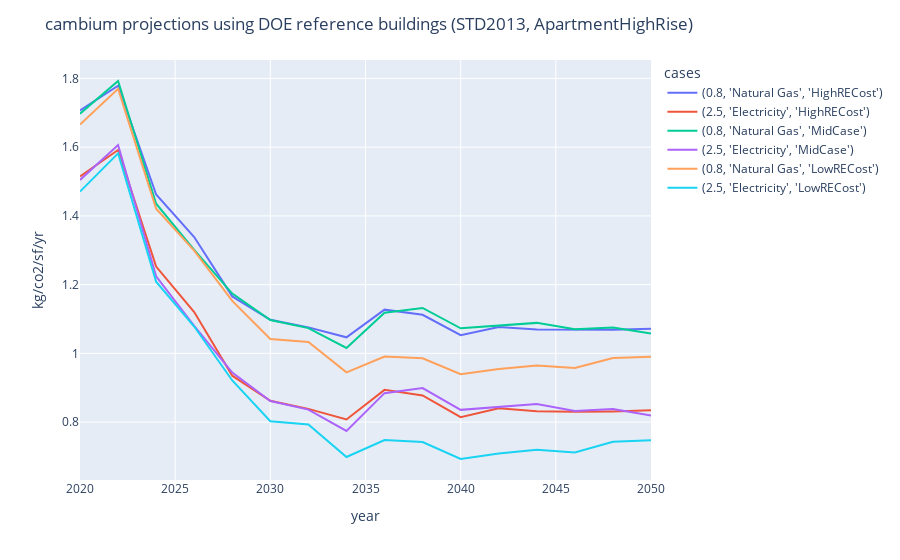

This figure's notebook cell:
### Code cell
cases = [
    (0.8, 'Natural Gas', 'HighRECost'),
    (2.5, 'Electricity', 'HighRECost',),

    (0.8, 'Natural Gas', 'MidCase'),
    (2.5, 'Electricity', 'MidCase'),

    (0.8, 'Natural Gas', 'LowRECost'),
    (2.5, 'Electricity', 'LowRECost'),
]


proj = [
    projections.get_projection_from_reference_buildings({
    'state': 'NY',
    'climate_zone': '4A',
    'projection_case': case[2],
    'design_areas': [
        {
            'type': 'SmallOffice',
            'area': 200000,
            'heating_fuel': case[1],
            'dhw_fuel': case[1],
            'heating_cop': case[0],
            'dhw_cop': case[0],
            'ashrae_standard': '90.1-2016'
        },
        {
            'type': 'MediumOffice',
            'area': 10000,
            'heating_fuel': 'Natural Gas',
            'dhw_fuel': 'Natural Gas',
            'heating_cop': 0.8,
            'dhw_cop': 0.8,
            'ashrae_standard': '90.1-2007'
        },
    ]
}) for case in cases]

df = pd.concat(
    [x['emissions_projection'].set_index('year')['kg_co2_per_sf']
for x in proj]
, axis=1).dropna()

df.columns = [''.join(str(x)) for x in cases]

plot = px.line(df)
plot.update_layout({
    'title': 'cambium projections using DOE reference buildings',
    'yaxis': {
        'title': 'kg/co2/sf/yr'
    },
    'legend': {
        'title': 'cases'
    }
})

plot.show()

### Figure 1 — Plotly figure (JSON) as saved in the notebook; plotly's stock layout.template omitted (floating-point values rounded to 4 significant figures)
{"data": [{"hovertemplate": "variable=(0.8, 'Natural Gas', 'HighRECost')<br>year=%{x}<br>value=%{y}<extra></extra>", "legendgroup": "(0.8, 'Natural Gas', 'HighRECost')", "line": {"color": "#636efa", "dash": "solid"}, "marker": {"symbol": "circle"}, "mode": "lines", "name": "(0.8, 'Natural Gas', 'HighRECost')", "orientation": "v", "showlegend": true, "type": "scatter", "x": [2020, 2022, 2024, 2026, 2028, 2030, 2032, 2034, 2036, 2038, 2040, 2042, 2044, 2046, 2048, 2050], "xaxis": "x", "y": [1.707, 1.779, 1.462, 1.338, 1.166, 1.098, 1.076, 1.047, 1.127, 1.112, 1.053, 1.077, 1.069, 1.068, 1.069, 1.071], "yaxis": "y"}, {"hovertemplate": "variable=(2.5, 'Electricity', 'HighRECost')<br>year=%{x}<br>value=%{y}<extra></extra>", "legendgroup": "(2.5, 'Electricity', 'HighRECost')", "line": {"color": "#EF553B", "dash": "solid"}, "marker": {"symbol": "circle"}, "mode": "lines", "name": "(2.5, 'Electricity', 'HighRECost')", "orientation": "v", "showlegend": true, "type": "scatter", "x": [2020, 2022, 2024, 2026, 2028, 2030, 2032, 2034, 2036, 2038, 2040, 2042, 2044, 2046, 2048, 2050], "xaxis": "x", "y": [1.515, 1.592, 1.253, 1.12, 0.9351, 0.8621, 0.8385, 0.8076, 0.8938, 0.8776, 0.8142, 0.84, 0.8319, 0.8304, 0.8312, 0.8341], "yaxis": "y"}, {"hovertemplate": "variable=(0.8, 'Natural Gas', 'MidCase')<br>year=%{x}<br>value=%{y}<extra></extra>", "legendgroup": "(0.8, 'Natural Gas', 'MidCase')", "line": {"color": "#00cc96", "dash": "solid"}, "marker": {"symbol": "circle"}, "mode": "lines", "name": "(0.8, 'Natural Gas', 'MidCase')", "orientation": "v", "showlegend": true, "type": "scatter", "x": [2020, 2022, 2024, 2026, 2028, 2030, 2032, 2034, 2036, 2038, 2040, 2042, 2044, 2046, 2048, 2050], "xaxis": "x", "y": [1.698, 1.793, 1.435, 1.301, 1.174, 1.097, 1.074, 1.016, 1.118, 1.132, 1.073, 1.082, 1.089, 1.07, 1.075, 1.058], "yaxis": "y"}, {"hovertemplate": "variable=(2.5, 'Electricity', 'MidCase')<br>year=%{x}<br>value=%{y}<extra></extra>", "legendgroup": "(2.5, 'Electricity', 'MidCase')", "line": {"color": "#ab63fa", "dash": "solid"}, "marker": {"symbol": "circle"}, "mode": "lines", "name": "(2.5, 'Electricity', 'MidCase')", "orientation": "v", "showlegend": true, "type": "scatter", "x": [2020, 2022, 2024, 2026, 2028, 2030, 2032, 2034, 2036, 2038, 2040, 2042, 2044, 2046, 2048, 2050], "xaxis": "x", "y": [1.505, 1.606, 1.224, 1.08, 0.9439, 0.8614, 0.8363, 0.7744, 0.8842, 0.899, 0.8356, 0.8452, 0.8525, 0.8326, 0.8378, 0.8194], "yaxis": "y"}, {"hovertemplate": "variable=(0.8, 'Natural Gas', 'LowRECost')<br>year=%{x}<br>value=%{y}<extra></extra>", "legendgroup": "(0.8, 'Natural Gas', 'LowRECost')", "line": {"color": "#FFA15A", "dash": "solid"}, "marker": {"symbol": "circle"}, "mode": "lines", "name": "(0.8, 'Natural Gas', 'LowRECost')", "orientation": "v", "showlegend": true, "type": "scatter", "x": [2020, 2022, 2024, 2026, 2028, 2030, 2032, 2034, 2036, 2038, 2040, 2042, 2044, 2046, 2048, 2050], "xaxis": "x", "y": [1.666, 1.77, 1.421, 1.299, 1.153, 1.042, 1.033, 0.9449, 0.991, 0.9855, 0.9394, 0.9545, 0.9648, 0.9573, 0.9862, 0.9903], "yaxis": "y"}, {"hovertemplate": "variable=(2.5, 'Electricity', 'LowRECost')<br>year=%{x}<br>value=%{y}<extra></extra>", "legendgroup": "(2.5, 'Electricity', 'LowRECost')", "line": {"color": "#19d3f3", "dash": "solid"}, "marker": {"symbol": "circle"}, "mode": "lines", "name": "(2.5, 'Electricity', 'LowRECost')", "orientation": "v", "showlegend": true, "type": "scatter", "x": [2020, 2022, 2024, 2026, 2028, 2030, 2032, 2034, 2036, 2038, 2040, 2042, 2044, 2046, 2048, 2050], "xaxis": "x", "y": [1.471, 1.582, 1.208, 1.078, 0.9211, 0.8024, 0.7928, 0.6985, 0.7479, 0.742, 0.6926, 0.7088, 0.7199, 0.7118, 0.7427, 0.7471], "yaxis": "y"}], "layout": {"legend": {"title": {"text": "cases"}, "tracegroupgap": 0}, "margin": {"t": 60}, "title": {"text": "cambium projections using DOE reference buildings (STD2013, ApartmentHighRise)"}, "xaxis": {"anchor": "y", "domain": [0, 1], "title": {"text": "year"}}, "yaxis": {"anchor": "x", "domain": [0, 1], "title": {"text": "kg/co2/sf/yr"}}}}
